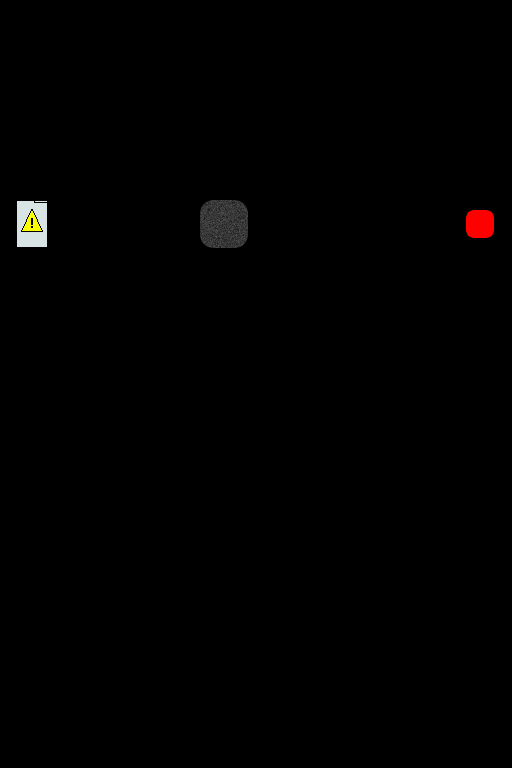

Tiled map render using the project's own tile images. Description and the whole map definition, tile-layer contents included, below:
An orthogonal 8x12 tile map with 64x64 px tiles, 3 tile layers (Wires, Wires2, Widgets).

<map version="1.0" tiledversion="1.0.1" orientation="orthogonal" renderorder="right-down" width="8" height="12" tilewidth="64" tileheight="64" nextobjectid="2">
 <tileset firstgid="1" source="../widget_tileset.tsx" />
 <layer name="Wires" width="8" height="12">
  <data encoding="csv">
0,0,0,0,0,0,0,0,
0,0,0,5,5,0,0,0,
0,0,0,0,0,6,0,0,
5,5,5,5,5,5,5,0,
0,0,0,0,0,0,0,0,
0,0,0,0,0,0,0,0,
0,0,0,0,0,0,0,0,
0,0,0,0,0,0,0,0,
0,0,0,0,0,0,0,0,
0,0,0,0,0,0,0,0,
0,0,0,0,0,0,0,0,
0,0,0,0,0,0,0,0
</data>
 </layer>
 <layer name="Wires2" width="8" height="12">
  <data encoding="csv">
0,0,0,0,0,0,0,0,
0,0,0,0,0,0,0,0,
0,0,0,0,0,0,0,0,
0,0,0,0,0,6,0,0,
0,0,0,0,0,0,0,0,
0,0,0,0,0,0,0,0,
0,0,0,0,0,0,0,0,
0,0,0,0,0,0,0,0,
0,0,0,0,0,0,0,0,
0,0,0,0,0,0,0,0,
0,0,0,0,0,0,0,0,
0,0,0,0,0,0,0,0
</data>
 </layer>
 <layer name="Widgets" width="8" height="12">
  <data encoding="csv">
0,0,0,0,0,0,0,0,
0,0,0,0,0,0,0,0,
0,0,0,0,0,0,0,0,
7,0,0,4,0,0,0,2,
0,0,0,0,0,0,0,0,
0,0,0,0,0,0,0,0,
0,0,0,0,0,0,0,0,
0,0,0,0,0,0,0,0,
14,0,0,0,0,0,0,0,
0,0,0,0,0,0,0,0,
0,0,0,0,0,0,0,0,
0,0,0,0,0,0,0,0
</data>
 </layer>
</map>
